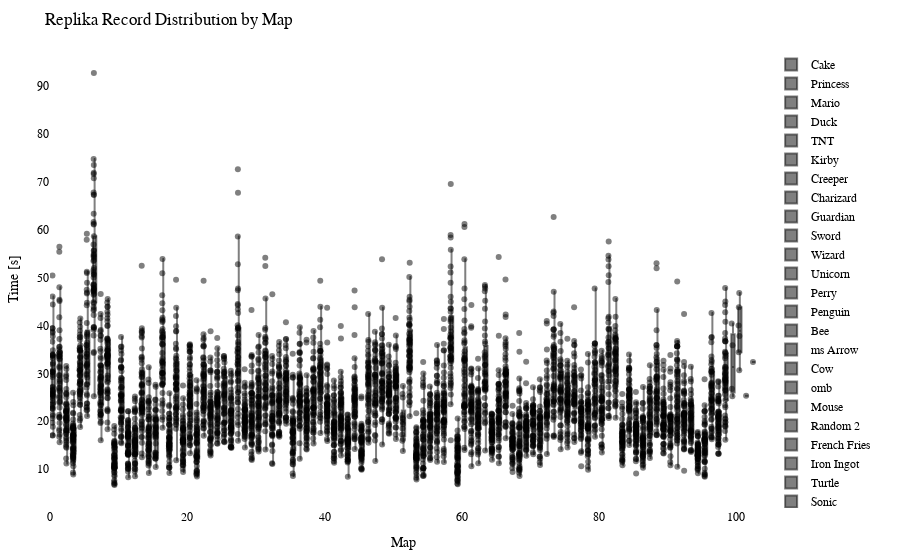

Notebook code cell kept with this figure:
### Code cell
import plotly.graph_objects as go
import plotly.io as pio

df = getRecordsDataframe(minigame="Replika")

# Calculate the offset for centering the data points
num_columns = len(df.columns)
offset = 0.5

# Create a Swarm plot using Plotly
fig = go.Figure()

for i, column in enumerate(df.columns):
    x_values = [i + offset] * len(df[column])  # Adjust x-values with offset for horizontal centering
    fig.add_trace(go.Box(x=x_values,
                         y=df[column],
                         name=column,
                         boxpoints='all',
                         pointpos=-0.5,  # Adjust point position to prevent overlapping
                         marker=dict(color='rgba(0,0,0,0.5)', size=6),  # Adjust marker color and size
                         hovertext=df.index,
                         hoverinfo='text+y'))

fig.update_layout(title="Replika Record Distribution by Map",
                  xaxis=dict(title="Map"),
                  yaxis=dict(title="Time [s]"),
                  showlegend=True,
                  font=dict(family="Arial", size=12, color="black"),  # Customize font
                  plot_bgcolor="white",  # Set background color
                  margin=dict(l=50, r=50, t=50, b=50),  # Adjust margins for better layout
                  )

pio.show(fig)

pio.write_html(fig, "out/repl_swarm_plot.html")
